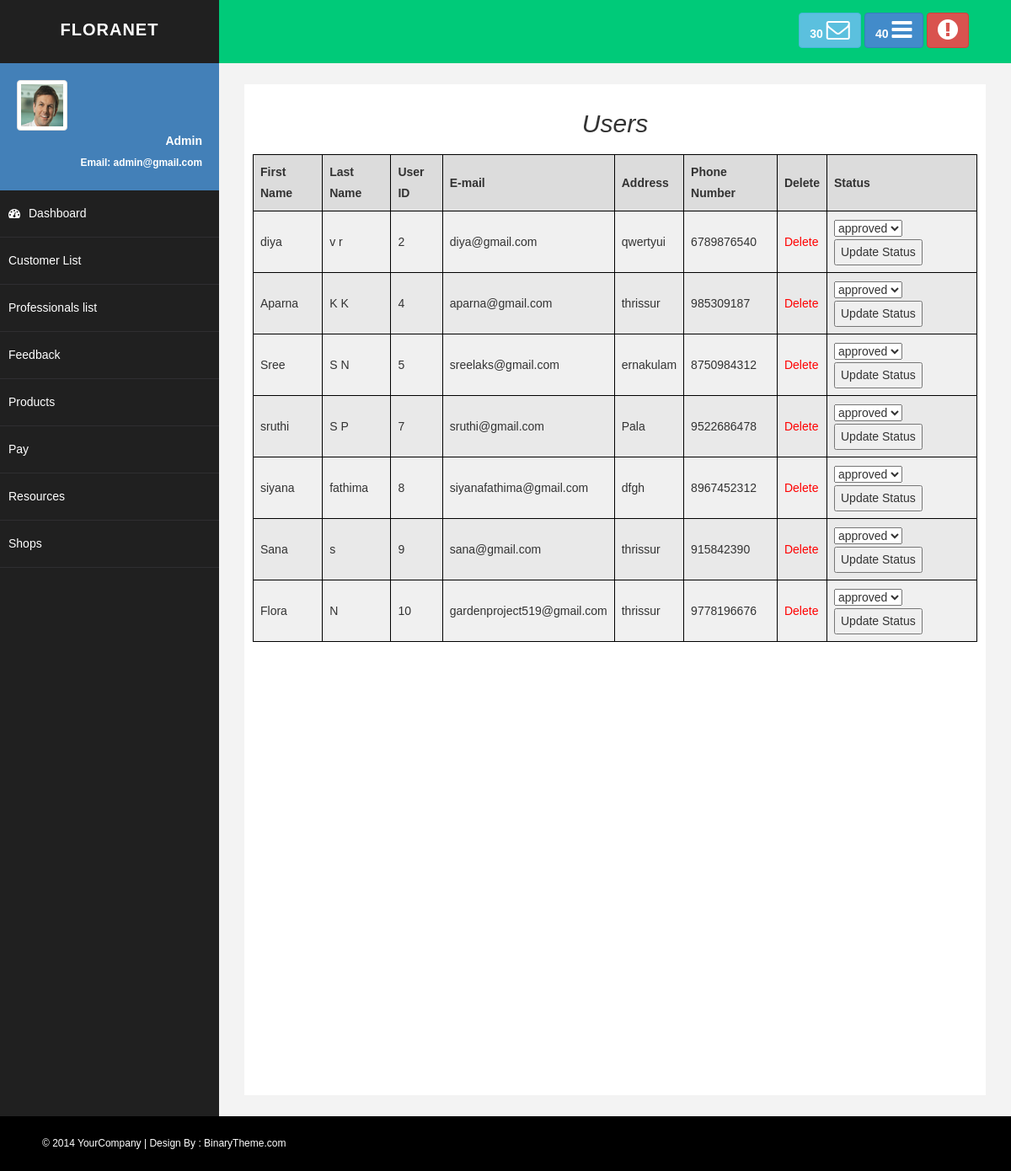
The page /userlist/ on the database its author committed.
### garden_app/models.py (models this page shows, shortened)
class user_reg(models.Model):
    STATUS=(
        ('applied','Applied'),
        ('approved','Approved'),
        ('rejected','Rejected'),
    )
    first_name=models.CharField(max_length=100)
    last_name=models.CharField(max_length=100)
    email=models.EmailField(unique=True,max_length=100)
    phone = models.CharField(max_length=10)
    password=models.CharField(max_length=100)
    confirm_password=models.CharField(max_length=100)
    address=models.CharField(max_length=100)
    reset_token = models.CharField(max_length=50, blank=True, null=True)
    status=models.CharField(max_length=20,choices=STATUS,default='applied')

### garden_app/views.py (the view)
# urls.py: path('userlist/',views.userlist,name="userlist"),
def userlist(request):
    user = user_reg.objects.all()
    return render(request,'userlist.html',{'user':user})

### garden_app/templates/userlist.html (shortened to what this page needs)
{% extends 'admin_dash.html' %}
{% block content %}
<h2>Users</h2>
<table>
    <thead>
        <tr>
            <th scope="col">First Name</th>
            <th scope="col">Last Name</th>
            <th scope="col">User ID</th>
            <th scope="col">E-mail</th>
            <th scope="col">Address</th>
            <th scope="col">Phone Number</th>
            <th scope="col">Delete</th>
            <th scope="col">Status</th>
        </tr>
    </thead>
    <tbody>
    {% for custs in user %}
        <tr>
            <td>{{ custs.first_name }}</td>
            <td>{{ custs.last_name }}</td>
            <td>{{ custs.id }}</td>
            <td>{{ custs.email }}</td>
            <td>{{ custs.address }}</td>
            <td>{{ custs.phone }}</td>
            <td><a class="delete-link" href="/delete_user/{{ custs.id }}">Delete</a></td>
            <td>
                <form method="post" action="{% url 'update_status' %}">
                    <select name="status">
                        <option value="approved" {% if custs.status == 'approved' %}selected{% endif %}>approved</option>
                    </select>
                    <button type="submit">Update Status</button>
                </form>
            </td>
        </tr>
    {% endfor %}
    </tbody>
</table>
{% endblock %}

### garden_app/static/asset/css/basic.css (style rules this page uses)
body { font-family: 'Open Sans', sans-serif; line-height:25px; }

### garden_app/templates/userlist.html (style rules this page uses)
body { background-color: aquamarine; font-family: Arial, sans-serif; display: block; }
h2 { text-align: center; font-style: italic; }
table { border: 1px dotted black; width: 100%; border-collapse: collapse; background-color: #f0f0f0; margin-top: 20px; }
th, td { border: 1px solid black; padding: 8px; text-align: left; }
th { background-color: #dcdcdc; }
tbody tr:nth-child(even) { background-color: #e9e9e9; }
.delete-link { color: red; text-decoration: none; }

### rows shown on the page
user_reg: first_name "diya", last_name "v r", id "2", email "diya@gmail.com", address "qwertyui", phone "6789876540", status "approved"
user_reg: first_name "Aparna", last_name "K K", id "4", email "aparna@gmail.com", address "thrissur", phone "985309187", status "approved"
user_reg: first_name "Sree", last_name "S N", id "5", email "sreelaks@gmail.com", address "ernakulam", phone "8750984312", status "approved"
user_reg: first_name "sruthi", last_name "S P", id "7", email "sruthi@gmail.com", address "Pala", phone "9522686478", status "approved"
user_reg: first_name "siyana", last_name "fathima", id "8", email "siyanafathima@gmail.com", address "dfgh", phone "8967452312", status "approved"
user_reg: first_name "Sana", last_name "s", id "9", email "sana@gmail.com", address "thrissur", phone "915842390", status "approved"
user_reg: first_name "Flora", last_name "N", id "10", email "gardenproject519@gmail.com", address "thrissur", phone "9778196676", status "approved"
